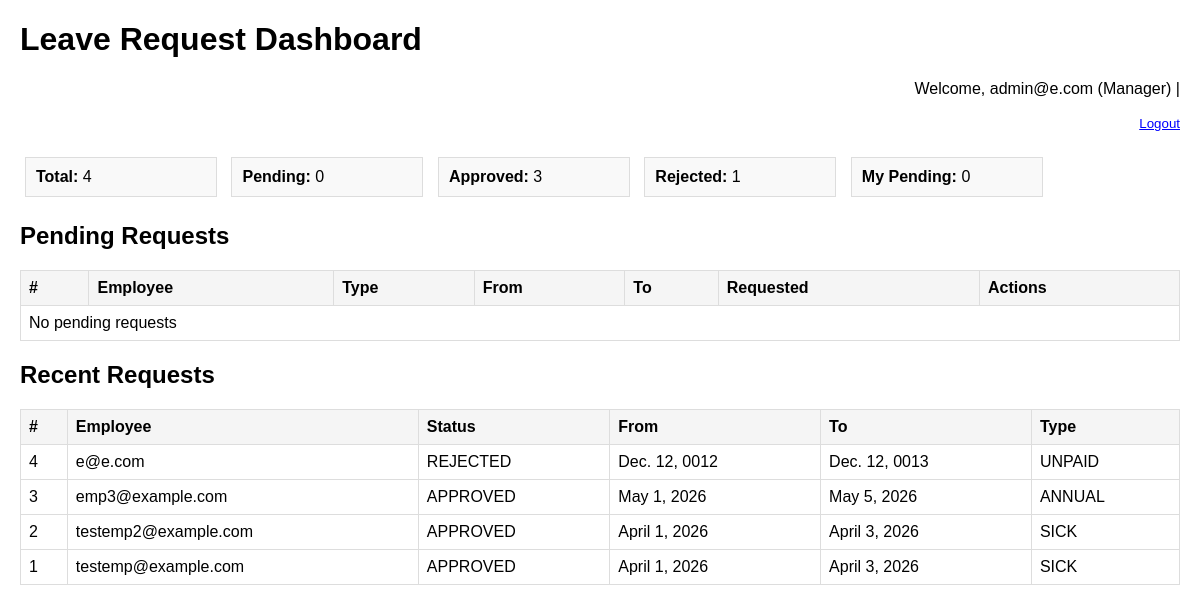
/dashboard/ (signed in), run on the app's committed database.
### accounts/models.py (models this page shows, shortened)
class User(AbstractBaseUser, PermissionsMixin):
    ROLE_EMPLOYEE = 'EMPLOYEE'
    ROLE_MANAGER = 'MANAGER'
    ROLE_HR = 'HR'
    ROLE_CHOICES = [
        (ROLE_EMPLOYEE, 'Employee'),
        (ROLE_MANAGER, 'Manager'),
        (ROLE_HR, 'HR'),
    ]
    email = models.EmailField(unique=True, max_length=255)
    first_name = models.CharField(max_length=150, blank=True, null=True)
    last_name = models.CharField(max_length=150, blank=True, null=True)
    role = models.CharField(max_length=20, choices=ROLE_CHOICES, default=ROLE_EMPLOYEE)
    is_active = models.BooleanField(default=True)
    is_staff = models.BooleanField(default=False)
    date_joined = models.DateTimeField(auto_now_add=True)
    objects = UserManager()
    USERNAME_FIELD = 'email'
    REQUIRED_FIELDS = ['first_name', 'last_name']
    class Meta:
        verbose_name = 'User'
        verbose_name_plural = 'Users'

### leave_requests/models.py (models this page shows, shortened)
class LeaveRequest(models.Model):
    TYPE_ANNUAL = 'ANNUAL'
    TYPE_SICK = 'SICK'
    TYPE_UNPAID = 'UNPAID'
    STATUS_PENDING = 'PENDING'
    STATUS_APPROVED = 'APPROVED'
    STATUS_REJECTED = 'REJECTED'
    STATUS_CANCELLED = 'CANCELLED'
    LEAVE_TYPE_CHOICES = [
        (TYPE_ANNUAL, 'Annual'),
        (TYPE_SICK, 'Sick'),
        (TYPE_UNPAID, 'Unpaid'),
    ]
    STATUS_CHOICES = [
        (STATUS_PENDING, 'Pending'),
        (STATUS_APPROVED, 'Approved'),
        (STATUS_REJECTED, 'Rejected'),
        (STATUS_CANCELLED, 'Cancelled'),
    ]
    employee = models.ForeignKey(User, related_name='leave_requests', on_delete=models.CASCADE)
    manager = models.ForeignKey(User, related_name='managed_leave_requests', null=True, blank=True, on_delete=models.SET_NULL)
    leave_type = models.CharField(max_length=20, choices=LEAVE_TYPE_CHOICES, default=TYPE_ANNUAL)
    start_date = models.DateField()
    end_date = models.DateField()
    reason = models.TextField(blank=True)
    status = models.CharField(max_length=20, choices=STATUS_CHOICES, default=STATUS_PENDING)
    requested_at = models.DateTimeField(default=timezone.now)
    decided_at = models.DateTimeField(null=True, blank=True)
    class Meta:
        ordering = ['-requested_at']

### leave_requests/views.py (the view, shortened to what this page needs)
# urls.py: path('dashboard/', dashboard, name='leave_dashboard'),
@login_required
def dashboard(request):
    user = request.user
    if user.role in (User.ROLE_MANAGER, User.ROLE_HR):
        pending = LeaveRequest.objects.filter(status=LeaveRequest.STATUS_PENDING)
    else:
        pending = LeaveRequest.objects.filter(employee=user, status=LeaveRequest.STATUS_PENDING)
    recent = LeaveRequest.objects.filter(employee=user).order_by('-requested_at')[:10] if user.role == User.ROLE_EMPLOYEE else LeaveRequest.objects.all().order_by('-requested_at')[:10]
    stats = {
        'total': LeaveRequest.objects.count(),
        'pending': LeaveRequest.objects.filter(status=LeaveRequest.STATUS_PENDING).count(),
        'approved': LeaveRequest.objects.filter(status=LeaveRequest.STATUS_APPROVED).count(),
        'rejected': LeaveRequest.objects.filter(status=LeaveRequest.STATUS_REJECTED).count(),
        'my_pending': LeaveRequest.objects.filter(employee=user, status=LeaveRequest.STATUS_PENDING).count(),
    }
    return render(request, 'leave_requests/dashboard.html', {'pending': pending, 'recent': recent, 'stats': stats})

### leave_requests/templates/leave_requests/dashboard.html (shortened to what this page needs)
<!DOCTYPE html>
<html>
<head>
</head>
<body>
    <h1>Leave Request Dashboard</h1>
    <div style="text-align: right; margin-bottom: 20px;">
        <p>Welcome, {{ user.email }} ({{ user.get_role_display }}) |
        <form method="post" action="{% url 'logout' %}" style="display: inline;">
            <button type="submit" style="background: none; border: none; color: blue; text-decoration: underline; cursor: pointer; padding: 0;">Logout</button>
        </form>
        </p>
    </div>
    <div>
        <div class="card"><strong>Total:</strong> {{ stats.total }}</div>
        <div class="card"><strong>Pending:</strong> {{ stats.pending }}</div>
        <div class="card"><strong>Approved:</strong> {{ stats.approved }}</div>
        <div class="card"><strong>Rejected:</strong> {{ stats.rejected }}</div>
        <div class="card"><strong>My Pending:</strong> {{ stats.my_pending }}</div>
    </div>
    <h2>Pending Requests</h2>
    <table>
        <thead>
            <tr>
                <th>#</th><th>Employee</th><th>Type</th><th>From</th><th>To</th><th>Requested</th>
                {% if user.role == 'MANAGER' or user.role == 'HR' %}<th>Actions</th>{% endif %}
            </tr>
        </thead>
        <tbody>
            {% for leave in pending %}
            <tr>
                <td>{{ leave.id }}</td>
                <td>{{ leave.employee.email }}</td>
                <td>{{ leave.leave_type }}</td>
                <td>{{ leave.start_date }}</td>
                <td>{{ leave.end_date }}</td>
                <td>{{ leave.requested_at }}</td>
                {% if user.role == 'MANAGER' or user.role == 'HR' %}
                <td>
                    <form method="post" action="{% url 'leave_dashboard' %}" style="display: inline;">
                        {% csrf_token %}
                        <input type="hidden" name="action" value="approve">
                        <input type="hidden" name="leave_id" value="{{ leave.id }}">
                        <button type="submit" style="background: #28a745; color: white; border: none; padding: 5px 10px; cursor: pointer;">Approve</button>
                    </form>
                    <form method="post" action="{% url 'leave_dashboard' %}" style="display: inline;">
                        {% csrf_token %}
                        <input type="hidden" name="action" value="reject">
                        <input type="hidden" name="leave_id" value="{{ leave.id }}">
                        <button type="submit" style="background: #dc3545; color: white; border: none; padding: 5px 10px; cursor: pointer;">Reject</button>
                    </form>
                </td>
                {% endif %}
            </tr>
            {% empty %}
            <tr><td colspan="{% if user.role == 'MANAGER' or user.role == 'HR' %}7{% else %}6{% endif %}">No pending requests</td></tr>
            {% endfor %}
        </tbody>
    </table>
    <h2>Recent Requests</h2>
    <table>
        <thead>
            <tr>
                <th>#</th><th>Employee</th><th>Status</th><th>From</th><th>To</th><th>Type</th>
            </tr>
        </thead>
        <tbody>
            {% for leave in recent %}
            <tr>
                <td>{{ leave.id }}</td>
                <td>{{ leave.employee.email }}</td>
                <td>{{ leave.status }}</td>
                <td>{{ leave.start_date }}</td>
                <td>{{ leave.end_date }}</td>
                <td>{{ leave.leave_type }}</td>
            </tr>
            {% empty %}
            <tr><td colspan="6">No requests</td></tr>
            {% endfor %}
        </tbody>
    </table>
</body>
</html>

### leave_requests/templates/leave_requests/dashboard.html (style rules this page uses)
body { font-family: Arial, sans-serif; margin: 20px; }
table { border-collapse: collapse; width: 100%; margin: 10px 0; }
th, td { border: 1px solid #ddd; padding: 8px; text-align: left; }
th { background: #f5f5f5; }
.card { border: 1px solid #ddd; background: #f9f9f9; margin: 5px; padding: 10px; display: inline-block; width: 170px; }

### data on the page
User: email "admin@e.com", role "Manager"
LeaveRequest: id "4", employee.email "e@e.com", status "REJECTED", start_date "Dec. 12, 0012", end_date "Dec. 12, 0013", leave_type "UNPAID"
LeaveRequest: id "3", employee.email "emp3@example.com", status "APPROVED", start_date "May 1, 2026", end_date "May 5, 2026", leave_type "ANNUAL"
LeaveRequest: id "2", employee.email "testemp2@example.com", status "APPROVED", start_date "April 1, 2026", end_date "April 3, 2026", leave_type "SICK"
LeaveRequest: id "1", employee.email "testemp@example.com", status "APPROVED", start_date "April 1, 2026", end_date "April 3, 2026", leave_type "SICK"

### other printed values
{{ stats.total }} "4"
{{ stats.pending }} "0"
{{ stats.approved }} "3"
{{ stats.rejected }} "1"
{{ stats.my_pending }} "0"
